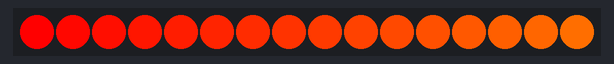
This sketch was run on a simulated Arduino Uno, built with avr-gcc and run on an emulated ATmega328P. Parts: 16 RGB LEDs in strip order, left to right.

Above: at 0.18 s.
At 2.32 s:
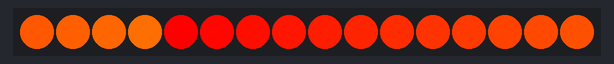
At 4.14 s:
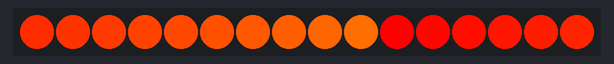
At 5.34 s:
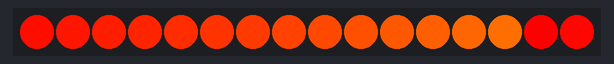

Measured:
- by itself, everything shown: repeats every 4.8 s, in 16 steps

The sketch:

sketch_pixel_led_hug.ino
```cpp
#include <Adafruit_NeoPixel.h>

#define CANT_PIXELS 16
#define PIN_TIRA_LED 6

class Strip
{

public:
  uint8_t   effect;
  uint8_t   effects;
  uint16_t  effStep;
  unsigned long effStart;
  Adafruit_NeoPixel strip;

  Strip(uint16_t leds, uint8_t pin, uint8_t toteffects, uint16_t striptype) : strip(leds, pin, striptype) {
    effect = -1;
    effects = toteffects;
    Reset();
  }

  void Reset(){
    effStep = 0;
    effect = (effect + 1) % effects;
    effStart = millis();
  }

};

struct Loop
{
  uint8_t currentChild;
  uint8_t childs;
  bool timeBased;
  uint16_t cycles;
  uint16_t currentTime;
  Loop(uint8_t totchilds, bool timebased, uint16_t tottime) {currentTime=0;currentChild=0;childs=totchilds;timeBased=timebased;cycles=tottime;}
};

// Variables globales
Strip tiraLed(CANT_PIXELS, PIN_TIRA_LED, CANT_PIXELS, NEO_GRB + NEO_KHZ800);
struct Loop strip0loop0(1, false, 1);


void setup() {

  tiraLed.strip.begin();
}

void loop() {

  // Esta sería la función que hay que llamar cuando se activan los motores para el abrazo
  lucesAbrazo();

  // Esta sería la función que hay que llamar cuando se activan los motores para el toque. No pueden activarse ambas en el mismo loop, por eso esta comentada, probar de a una.
  //lucesToque();
}

void lucesAbrazo() {
  if(strip0_loop0() & 0x01)
    tiraLed.strip.show();
}

void lucesToque() {

  tiraLed.strip.clear();

  // Acá ver que color le vamos a poner al toque, por ahora puse verde
  uint32_t colorToque = tiraLed.strip.Color(0, 150, 0);

  prenderLuces(colorToque);
  delay(50);

  apagarLuces();
  delay(50);

  prenderLuces(colorToque);
  delay(50);

  apagarLuces();
  delay(50);

}

void apagarLuces() {

  for(int i=0; i<CANT_PIXELS; i++) {
    tiraLed.strip.setPixelColor(i, (0,0,0));
  }

  tiraLed.strip.show();

}

void prenderLuces(uint32_t colorToque) {

  for(int i=0; i<CANT_PIXELS; i++) {
    tiraLed.strip.setPixelColor(i, colorToque);
  }

  tiraLed.strip.show();
}


uint8_t strip0_loop0() {
  uint8_t ret = 0x00;
  switch(strip0loop0.currentChild) {
    case 0:
           ret = strip0_loop0_eff0();break;
  }
  if(ret & 0x02) {
    ret &= 0xfd;
    if(strip0loop0.currentChild + 1 >= strip0loop0.childs) {
      strip0loop0.currentChild = 0;
      if(++strip0loop0.currentTime >= strip0loop0.cycles) {strip0loop0.currentTime = 0; ret |= 0x02;}
    }
    else {
      strip0loop0.currentChild++;
    }
  };
  return ret;
}

uint8_t strip0_loop0_eff0() {
  // Strip ID: 0 - Effect: Rainbow - LEDS: 16
  // Steps: 16 - Delay: 20
  // Colors: 3 (255.0.0, 255.147.0, 255.75.147) se pueden tocar estos valores en el switch para probar con otros colores
  // Options: rainbowlen=16, toLeft=true,
  int rainbowlen = CANT_PIXELS;
  if(millis() - tiraLed.effStart < 20 * (tiraLed.effStep)) return 0x00;
  float factor1, factor2;
  uint16_t ind;
  for(uint16_t j=0;j<rainbowlen;j++) {
    ind = tiraLed.effStep + j * 1;
    switch((int)((ind % rainbowlen) / 20)) {
      case 0: factor1 = 1.0 - ((float)(ind % rainbowlen - 0 * 20) / 20);
              factor2 = (float)((int)(ind - 0) % rainbowlen) / 20;
              tiraLed.strip.setPixelColor(j, 255 * factor1 + 255 * factor2, 0 * factor1 + 147 * factor2, 0 * factor1 + 0 * factor2);
              break;
      case 1: factor1 = 1.0 - ((float)(ind % rainbowlen - 1 * 20) / 20);
              factor2 = (float)((int)(ind - 20) % rainbowlen) / 20;
              tiraLed.strip.setPixelColor(j, 255 * factor1 + 255 * factor2, 147 * factor1 + 75 * factor2, 0 * factor1 + 147 * factor2);
              break;
      case 2: factor1 = 1.0 - ((float)(ind % rainbowlen - 2 * 20) / 20);
              factor2 = (float)((int)(ind - 40) % rainbowlen) / 20;
              tiraLed.strip.setPixelColor(j, 255 * factor1 + 255 * factor2, 75 * factor1 + 0 * factor2, 147 * factor1 + 0 * factor2);
              break;
    }
  }
  if(tiraLed.effStep >= rainbowlen) {tiraLed.Reset(); return 0x03; }
  else tiraLed.effStep++;
  return 0x01;
}
```
